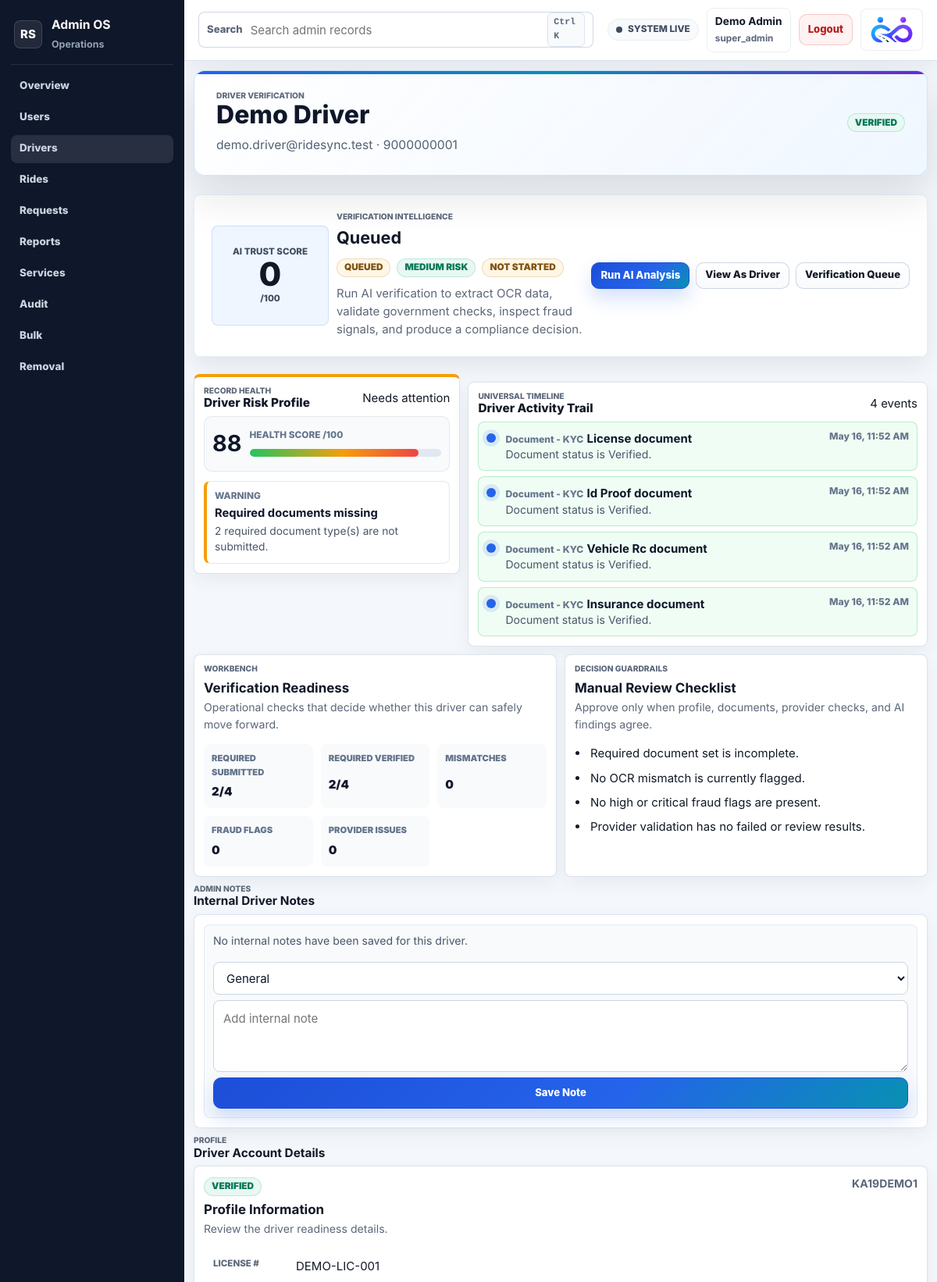
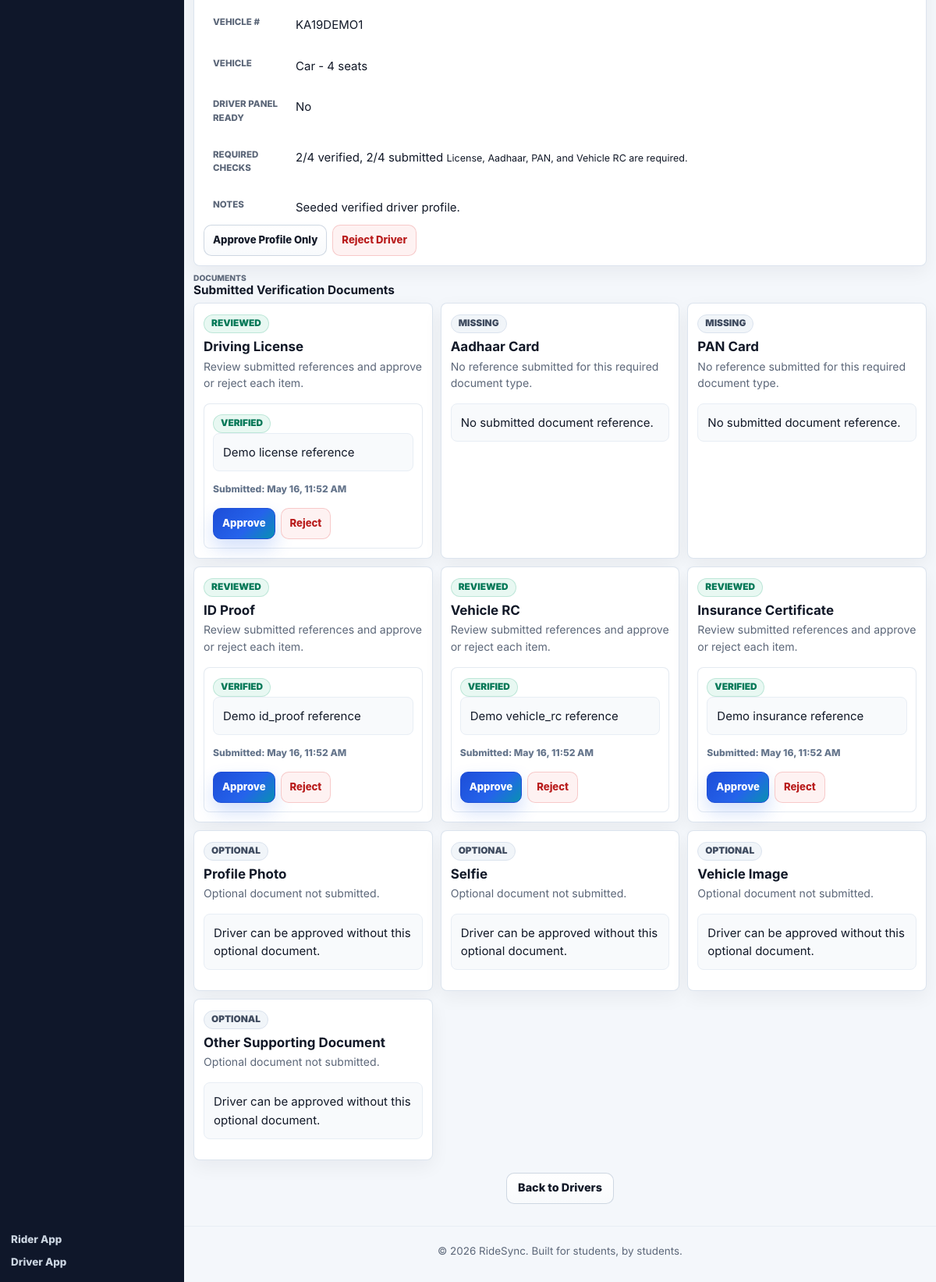
Page /pages/admin_driver_verification.php?driver_id=1 (signed in) on the committed database (2 pictures, top to bottom).
### tables this page shows
CREATE TABLE IF NOT EXISTS driver_accounts (
  id INT NOT NULL AUTO_INCREMENT,
  name VARCHAR(100) NOT NULL,
  email VARCHAR(190) NOT NULL,
  password VARCHAR(255) NOT NULL,
  phone VARCHAR(20) NOT NULL,
  status ENUM('active', 'inactive', 'suspended') NOT NULL DEFAULT 'active',
  onboarding_status ENUM('incomplete', 'complete') NOT NULL DEFAULT 'complete',
  created_at TIMESTAMP NOT NULL DEFAULT CURRENT_TIMESTAMP,
  updated_at TIMESTAMP NOT NULL DEFAULT CURRENT_TIMESTAMP ON UPDATE CURRENT_TIMESTAMP,
  PRIMARY KEY (id),
  UNIQUE KEY uq_driver_accounts_email (email),
  UNIQUE KEY uq_driver_accounts_phone (phone)
);

CREATE TABLE IF NOT EXISTS driver_account_profiles (
  id INT NOT NULL AUTO_INCREMENT,
  driver_id INT NOT NULL,
  license_number VARCHAR(80) NOT NULL,
  verification_details TEXT NULL,
  verification_status ENUM('pending', 'verified', 'rejected') NOT NULL DEFAULT 'pending',
  created_at TIMESTAMP NOT NULL DEFAULT CURRENT_TIMESTAMP,
  updated_at TIMESTAMP NOT NULL DEFAULT CURRENT_TIMESTAMP ON UPDATE CURRENT_TIMESTAMP,
  PRIMARY KEY (id),
  UNIQUE KEY uq_driver_account_profiles_driver_id (driver_id),
  KEY idx_driver_profiles_status (verification_status, driver_id),
  CONSTRAINT fk_driver_account_profiles_driver
    FOREIGN KEY (driver_id) REFERENCES driver_accounts(id)
    ON DELETE CASCADE
);

CREATE TABLE IF NOT EXISTS driver_account_vehicles (
  id INT NOT NULL AUTO_INCREMENT,
  driver_id INT NOT NULL,
  vehicle_type ENUM('Bike', 'Car', 'Auto', 'Van', 'Other') NOT NULL,
  vehicle_number VARCHAR(40) NOT NULL,
  seating_capacity TINYINT UNSIGNED NOT NULL,
  created_at TIMESTAMP NOT NULL DEFAULT CURRENT_TIMESTAMP,
  updated_at TIMESTAMP NOT NULL DEFAULT CURRENT_TIMESTAMP ON UPDATE CURRENT_TIMESTAMP,
  PRIMARY KEY (id),
  UNIQUE KEY uq_driver_account_vehicles_driver_id (driver_id),
  UNIQUE KEY uq_driver_account_vehicles_number (vehicle_number),
  CONSTRAINT fk_driver_account_vehicles_driver
    FOREIGN KEY (driver_id) REFERENCES driver_accounts(id)
    ON DELETE CASCADE
);

CREATE TABLE IF NOT EXISTS driver_account_documents (
  id INT NOT NULL AUTO_INCREMENT,
  driver_id INT NOT NULL,
  document_type ENUM('license', 'aadhaar', 'pan', 'id_proof', 'vehicle_rc', 'insurance', 'profile_photo', 'selfie', 'vehicle_image', 'other') NOT NULL DEFAULT 'license',
  document_reference VARCHAR(255) NOT NULL,
  verification_status ENUM('pending', 'verified', 'rejected') NOT NULL DEFAULT 'pending',
  created_at TIMESTAMP NOT NULL DEFAULT CURRENT_TIMESTAMP,
  PRIMARY KEY (id),
  UNIQUE KEY uq_driver_account_documents_type (driver_id, document_type),
  KEY idx_driver_account_documents_driver_id (driver_id),
  KEY idx_driver_documents_status (verification_status, document_type, driver_id),
  CONSTRAINT fk_driver_account_documents_driver
    FOREIGN KEY (driver_id) REFERENCES driver_accounts(id)
    ON DELETE CASCADE
);

### pages/admin_driver_verification.php (the view, shortened to what the rows shown need)
<?php
require_once __DIR__ . '/../config/db.php';
require_once __DIR__ . '/../includes/admin_helper.php';
require_once __DIR__ . '/../includes/driver_account_helper.php';
require_once __DIR__ . '/../includes/driver_document_helper.php';
require_once __DIR__ . '/../includes/verification_helper.php';
require_once __DIR__ . '/../includes/admin_operations_helper.php';
function ridesync_admin_get_int_param($key) {
    return (int) ($_GET[$key] ?? 0);
}
$driverId = ridesync_admin_get_int_param('driver_id');
$stmt = mysqli_prepare(
    $conn,
    "SELECT
        d.id AS driver_id,
        d.name,
        d.email,
        d.phone,
        d.status AS driver_status,
        p.id AS profile_id,
        p.verification_status AS profile_verification_status,
        p.license_number,
        p.verification_details,
        v.vehicle_type,
        v.vehicle_number,
        v.seating_capacity
     FROM driver_accounts d
     LEFT JOIN driver_account_profiles p ON p.driver_id = d.id
     LEFT JOIN driver_account_vehicles v ON v.driver_id = d.id
     WHERE d.id = ?
     LIMIT 1"
);
mysqli_stmt_bind_param($stmt, 'i', $driverId);
mysqli_stmt_execute($stmt);
$driver = mysqli_fetch_assoc(mysqli_stmt_get_result($stmt));
$documents = [];
$documentsTable = mysqli_query($conn, "SHOW TABLES LIKE 'driver_account_documents'");
if ($documentsTable && mysqli_num_rows($documentsTable) > 0) {
    $stmt = mysqli_prepare(
        $conn,
        "SELECT id, document_type, document_reference, created_at, verification_status
         FROM driver_account_documents
         WHERE driver_id = ?
         ORDER BY created_at DESC"
    );
    mysqli_stmt_bind_param($stmt, 'i', $driverId);
    mysqli_stmt_execute($stmt);
    $res = mysqli_stmt_get_result($stmt);
    while ($row = mysqli_fetch_assoc($res)) {
        $documents[] = $row;
    }
}
$docsByType = [];
foreach ($documents as $doc) {
    $type = (string) ($doc['document_type'] ?? 'document');
    if (!isset($docsByType[$type])) {
        $docsByType[$type] = [];
    }
    $docsByType[$type][] = $doc;
}
$requiredDocumentTypes = ridesync_driver_document_types();
$requiredDocumentKeys = array_keys(ridesync_driver_required_document_types());
$latestDocumentsByType = [];
foreach ($docsByType as $type => $typeDocuments) {
    $latestDocumentsByType[$type] = $typeDocuments[0] ?? [];
}
$requiredDocumentSummary = ridesync_driver_required_document_summary($latestDocumentsByType);
$verificationReady = ridesync_verification_schema_ready($conn);
$latestSession = $verificationReady ? ridesync_verification_latest_session($conn, $driverId) : null;
$verificationBundle = $latestSession ? ridesync_verification_fetch_session_bundle($conn, (int) $latestSession['id']) : null;
$verificationSession = $verificationBundle['session'] ?? $latestSession;
$fraudFlags = $verificationBundle['fraud_flags'] ?? [];
$aiStatus = $verificationSession['ai_decision'] ?? $verificationSession['status'] ?? 'queued';
$driverHealth = ridesync_admin_record_health_score($conn, 'driver', $driverId, [
    'driver' => $driver,
    'required_document_summary' => $requiredDocumentSummary,
    'verification_session' => $verificationSession,
    'fraud_flags' => $fraudFlags,
]);
require_once __DIR__ . '/../includes/admin_header.php';
?>
<div class="driver-page-header">
    <div>
        <span class="driver-kicker">Driver Verification</span>
        <h1><?php echo htmlspecialchars($driver['name']); ?></h1>
        <p>
            <?php echo htmlspecialchars($driver['email']); ?>
            &middot; <?php echo htmlspecialchars($driver['phone']); ?>
        </p>
    </div>
    <span class="badge badge-<?php echo htmlspecialchars(ridesync_admin_badge_class($driver['profile_verification_status'] ?? 'pending')); ?>">
        <?php echo htmlspecialchars(ridesync_admin_status_label($driver['profile_verification_status'] ?? 'pending')); ?>
    </span>
</div>
<section class="admin-kyc-hero" data-driver-verification="<?php echo (int) $driverId; ?>" data-verification-session="<?php echo (int) ($verificationSession['id'] ?? 0); ?>">
    <div class="admin-kyc-summary">
        <h2 data-verification-title><?php echo htmlspecialchars(ridesync_verification_status_label($aiStatus)); ?></h2>
    </div>
</section>
<section class="admin-record-insight-grid">
    <article class="admin-command-card admin-record-health-card is-<?php echo htmlspecialchars($driverHealth['severity']); ?>">
        <div class="admin-card-head">
            <div>
                <h2>Driver Risk Profile</h2>
            </div>
        </div>
    </article>
    <article class="admin-command-card admin-record-timeline-card">
        <div class="admin-card-head">
            <div>
                <h2>Driver Activity Trail</h2>
            </div>
        </div>
    </article>
</section>
<section class="admin-section">
    <div class="admin-section-header">
        <div>
            <h2>Internal Driver Notes</h2>
        </div>
    </div>
</section>
<div class="admin-section">
    <div class="admin-section-header">
        <div>
            <h2>Driver Account Details</h2>
        </div>
    </div>
    <div class="admin-review-card">
        <div class="admin-review-top">
            <div>
                <span class="badge badge-<?php echo htmlspecialchars(ridesync_admin_badge_class($driver['profile_verification_status'] ?? 'pending')); ?>">
                    <?php echo htmlspecialchars(ridesync_admin_status_label($driver['profile_verification_status'] ?? 'pending')); ?>
                </span>
                <h3>Profile Information</h3>
                <p>Review the driver readiness details.</p>
            </div>
            <strong><?php echo htmlspecialchars($driver['vehicle_number'] ?: 'Vehicle not provided'); ?></strong>
        </div>
        <dl class="admin-detail-list">
            <div><dt>License #</dt><dd><?php echo htmlspecialchars($driver['license_number'] ?: 'Not provided'); ?></dd></div>
            <div><dt>Vehicle #</dt><dd><?php echo htmlspecialchars($driver['vehicle_number'] ?: 'Not provided'); ?></dd></div>
            <div><dt>Vehicle</dt><dd><?php echo htmlspecialchars(($driver['vehicle_type'] ?: 'Vehicle') . ' - ' . ($driver['seating_capacity'] ?: 0) . ' seats'); ?></dd></div>
            <div><dt>Notes</dt><dd><?php echo htmlspecialchars($driver['verification_details'] ?: 'No notes submitted'); ?></dd></div>
        </dl>
    </div>
</div>
<div class="admin-section">
    <div class="admin-section-header">
        <div>
            <h2>Submitted Verification Documents</h2>
        </div>
    </div>
    <div class="admin-document-grid">
        <?php foreach ($requiredDocumentTypes as $type => $label): ?>
            <?php $typeDocs = $docsByType[$type] ?? []; ?>
            <?php
            $isRequiredDocument = in_array((string) $type, $requiredDocumentKeys, true);
            $typePending = false;
            ?>
            <article class="admin-review-card admin-document-card">
                <div class="admin-review-top">
                    <div>
                        <span class="badge badge-<?php echo count($typeDocs) > 0 ? ($typePending ? 'pending' : 'accepted') : 'closed'; ?>">
                            <?php echo count($typeDocs) > 0 ? ($typePending ? 'Needs Review' : 'Reviewed') : ($isRequiredDocument ? 'Missing' : 'Optional'); ?>
                        </span>
                        <h3><?php echo htmlspecialchars($label); ?></h3>
                        <p>
                            <?php echo count($typeDocs) > 0
                                ? 'Review submitted references and approve or reject each item.'
                                : ($isRequiredDocument ? 'No reference submitted for this required document type.' : 'Optional document not submitted.'); ?>
                        </p>
                    </div>
                </div>
                <?php if (count($typeDocs) === 0): ?>
                    <p class="admin-message"><?php echo $isRequiredDocument ? 'No submitted document reference.' : 'Driver can be approved without this optional document.'; ?></p>
                <?php else: ?>
                    <?php foreach ($typeDocs as $doc): ?>
                        <div class="admin-document-item">
                            <div>
                                <span class="badge badge-<?php echo htmlspecialchars(ridesync_admin_badge_class($doc['verification_status'])); ?>">
                                    <?php echo htmlspecialchars(ridesync_admin_status_label($doc['verification_status'])); ?>
                                </span>
                                <p class="admin-message"><?php echo htmlspecialchars($doc['document_reference'] ?: 'No reference provided'); ?></p>
                                <small>Submitted: <?php echo htmlspecialchars(date('M j, g:i A', strtotime((string) ($doc['created_at'] ?? 'now')))); ?></small>
                            </div>
                            <div class="admin-actions">
                                <form action="/ridesync/actions/admin_action.php" method="POST">
                                    <button type="submit" class="btn btn-primary btn-sm">Approve</button>
                                </form>
                                <form action="/ridesync/actions/admin_action.php" method="POST">
                                    <button type="submit" class="btn btn-danger btn-sm">Reject</button>
                                </form>
                            </div>
                        </div>
                    <?php endforeach; ?>
                <?php endif; ?>
            </article>
        <?php endforeach; ?>
    </div>
</div>
<?php require_once __DIR__ . '/../includes/admin_footer.php'; ?>

### rows in the picture
driver_accounts: name "Demo Driver", email "demo.driver@ridesync.test", phone "9000000001", driver_account_profiles.verification_status "VERIFIED", driver_account_vehicles.vehicle_number "KA19DEMO1", driver_account_profiles.license_number "DEMO-LIC-001", driver_account_vehicles.vehicle_type+seating_capacity "Car - 4 seats", driver_account_profiles.verification_details "Seeded verified driver profile."
driver_account_documents: verification_status "VERIFIED", document_reference "Demo license reference", created_at "May 16, 11:52 AM"
driver_account_documents: verification_status "VERIFIED", document_reference "Demo id_proof reference", created_at "May 16, 11:52 AM"
driver_account_documents: verification_status "VERIFIED", document_reference "Demo vehicle_rc reference", created_at "May 16, 11:52 AM"
driver_account_documents: verification_status "VERIFIED", document_reference "Demo insurance reference", created_at "May 16, 11:52 AM"

### other values in the picture
$label "Overview"
$label "Users"
$label "Drivers"
$label "Rides"
$label "Requests"
$label "Reports"
$label "Services"
$label "Audit"
$label "Bulk"
$label "Removal"
$_SESSION['admin_name'] "Demo Admin"
$_SESSION['admin_role'] "super_admin"
$score "0"
ridesync_verification_status_label($aiStatus) "Queued"
ridesync_verification_status_label($aiStatus) "QUEUED"
